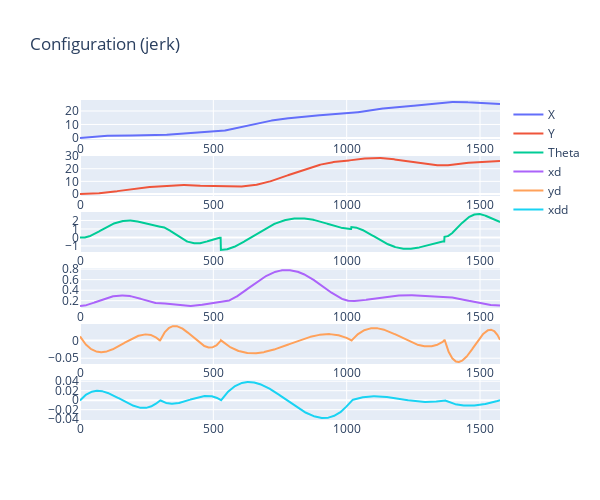
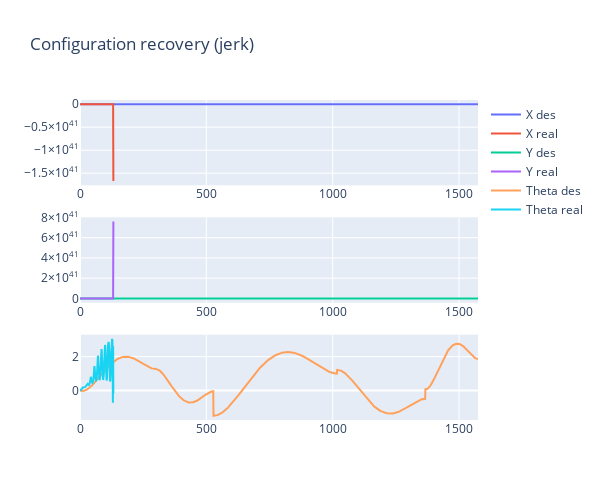
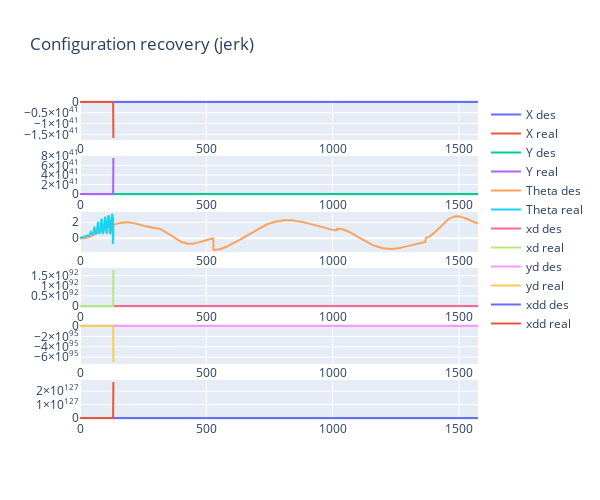
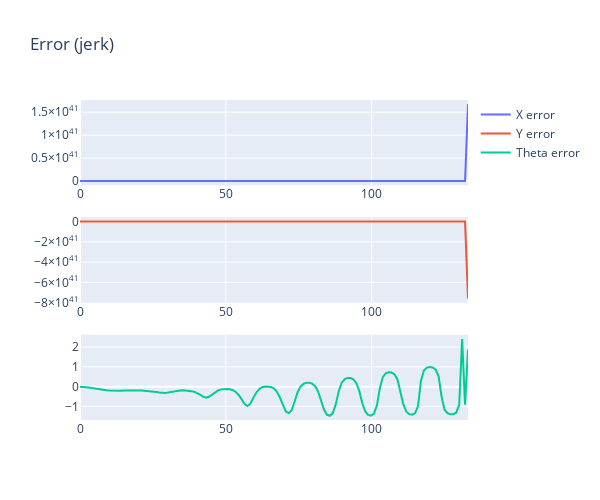

The cell these charts' notebook holds for them, in order:
### Code cell
evaluate.plot_stuff()

### Figure 1 — Plotly figure (JSON) as saved in the notebook; plotly's stock layout.template omitted (floating-point values rounded to 4 significant figures; data arrays with more than 128 entries replaced by an {"elided": "..."} marker saying what was removed)
{"data": [{"name": "X ", "type": "scatter", "x": {"elided": "1575 float values"}, "xaxis": "x", "y": {"elided": "1575 float values"}, "yaxis": "y"}, {"name": "Y ", "type": "scatter", "x": {"elided": "1575 float values"}, "xaxis": "x2", "y": {"elided": "1575 float values"}, "yaxis": "y2"}, {"name": "Theta ", "type": "scatter", "x": {"elided": "1575 float values"}, "xaxis": "x3", "y": {"elided": "1575 float values"}, "yaxis": "y3"}, {"name": "xd ", "type": "scatter", "x": {"elided": "1575 float values"}, "xaxis": "x4", "y": {"elided": "1575 float values"}, "yaxis": "y4"}, {"name": "yd ", "type": "scatter", "x": {"elided": "1575 float values"}, "xaxis": "x5", "y": {"elided": "1575 float values"}, "yaxis": "y5"}, {"name": "xdd ", "type": "scatter", "x": {"elided": "1575 float values"}, "xaxis": "x6", "y": {"elided": "1575 float values"}, "yaxis": "y6"}], "layout": {"height": 500, "title": {"text": "Configuration (jerk)"}, "width": 600, "xaxis": {"anchor": "y", "domain": [0, 1]}, "xaxis2": {"anchor": "y2", "domain": [0, 1]}, "xaxis3": {"anchor": "y3", "domain": [0, 1]}, "xaxis4": {"anchor": "y4", "domain": [0, 1]}, "xaxis5": {"anchor": "y5", "domain": [0, 1]}, "xaxis6": {"anchor": "y6", "domain": [0, 1]}, "yaxis": {"anchor": "x", "domain": [0.875, 1]}, "yaxis2": {"anchor": "x2", "domain": [0.7, 0.825]}, "yaxis3": {"anchor": "x3", "domain": [0.525, 0.65]}, "yaxis4": {"anchor": "x4", "domain": [0.35, 0.475]}, "yaxis5": {"anchor": "x5", "domain": [0.175, 0.3]}, "yaxis6": {"anchor": "x6", "domain": [0, 0.125]}}}

### Figure 2 — Plotly figure (JSON) as saved in the notebook; plotly's stock layout.template omitted (floating-point values rounded to 4 significant figures; data arrays with more than 128 entries replaced by an {"elided": "..."} marker saying what was removed)
{"data": [{"name": "X des", "type": "scatter", "x": {"elided": "1575 float values"}, "xaxis": "x", "y": {"elided": "1575 float values"}, "yaxis": "y"}, {"name": "X real", "type": "scatter", "x": {"elided": "1575 float values"}, "xaxis": "x", "y": {"elided": "133 float values"}, "yaxis": "y"}, {"name": "Y des", "type": "scatter", "x": {"elided": "1575 float values"}, "xaxis": "x2", "y": {"elided": "1575 float values"}, "yaxis": "y2"}, {"name": "Y real", "type": "scatter", "x": {"elided": "1575 float values"}, "xaxis": "x2", "y": {"elided": "133 float values"}, "yaxis": "y2"}, {"name": "Theta des", "type": "scatter", "x": {"elided": "1575 float values"}, "xaxis": "x3", "y": {"elided": "1575 float values"}, "yaxis": "y3"}, {"name": "Theta real", "type": "scatter", "x": {"elided": "1575 float values"}, "xaxis": "x3", "y": {"elided": "133 float values"}, "yaxis": "y3"}], "layout": {"height": 500, "title": {"text": "Configuration recovery (jerk)"}, "width": 600, "xaxis": {"anchor": "y", "domain": [0, 1]}, "xaxis2": {"anchor": "y2", "domain": [0, 1]}, "xaxis3": {"anchor": "y3", "domain": [0, 1]}, "yaxis": {"anchor": "x", "domain": [0.7333, 1]}, "yaxis2": {"anchor": "x2", "domain": [0.3667, 0.6333]}, "yaxis3": {"anchor": "x3", "domain": [0, 0.2667]}}}

### Figure 3 — Plotly figure (JSON) as saved in the notebook; plotly's stock layout.template omitted (floating-point values rounded to 4 significant figures; data arrays with more than 128 entries replaced by an {"elided": "..."} marker saying what was removed)
{"data": [{"name": "X des", "type": "scatter", "x": {"elided": "1575 float values"}, "xaxis": "x", "y": {"elided": "1575 float values"}, "yaxis": "y"}, {"name": "X real", "type": "scatter", "x": {"elided": "1575 float values"}, "xaxis": "x", "y": {"elided": "133 float values"}, "yaxis": "y"}, {"name": "Y des", "type": "scatter", "x": {"elided": "1575 float values"}, "xaxis": "x2", "y": {"elided": "1575 float values"}, "yaxis": "y2"}, {"name": "Y real", "type": "scatter", "x": {"elided": "1575 float values"}, "xaxis": "x2", "y": {"elided": "133 float values"}, "yaxis": "y2"}, {"name": "Theta des", "type": "scatter", "x": {"elided": "1575 float values"}, "xaxis": "x3", "y": {"elided": "1575 float values"}, "yaxis": "y3"}, {"name": "Theta real", "type": "scatter", "x": {"elided": "1575 float values"}, "xaxis": "x3", "y": {"elided": "133 float values"}, "yaxis": "y3"}, {"name": "xd des", "type": "scatter", "x": {"elided": "1575 float values"}, "xaxis": "x4", "y": {"elided": "1575 float values"}, "yaxis": "y4"}, {"name": "xd real", "type": "scatter", "x": {"elided": "1575 float values"}, "xaxis": "x4", "y": {"elided": "133 float values"}, "yaxis": "y4"}, {"name": "yd des", "type": "scatter", "x": {"elided": "1575 float values"}, "xaxis": "x5", "y": {"elided": "1575 float values"}, "yaxis": "y5"}, {"name": "yd real", "type": "scatter", "x": {"elided": "1575 float values"}, "xaxis": "x5", "y": {"elided": "133 float values"}, "yaxis": "y5"}, {"name": "xdd des", "type": "scatter", "x": {"elided": "1575 float values"}, "xaxis": "x6", "y": {"elided": "1575 float values"}, "yaxis": "y6"}, {"name": "xdd real", "type": "scatter", "x": {"elided": "1575 float values"}, "xaxis": "x6", "y": {"elided": "133 float values"}, "yaxis": "y6"}], "layout": {"height": 500, "title": {"text": "Configuration recovery (jerk)"}, "width": 600, "xaxis": {"anchor": "y", "domain": [0, 1]}, "xaxis2": {"anchor": "y2", "domain": [0, 1]}, "xaxis3": {"anchor": "y3", "domain": [0, 1]}, "xaxis4": {"anchor": "y4", "domain": [0, 1]}, "xaxis5": {"anchor": "y5", "domain": [0, 1]}, "xaxis6": {"anchor": "y6", "domain": [0, 1]}, "yaxis": {"anchor": "x", "domain": [0.875, 1]}, "yaxis2": {"anchor": "x2", "domain": [0.7, 0.825]}, "yaxis3": {"anchor": "x3", "domain": [0.525, 0.65]}, "yaxis4": {"anchor": "x4", "domain": [0.35, 0.475]}, "yaxis5": {"anchor": "x5", "domain": [0.175, 0.3]}, "yaxis6": {"anchor": "x6", "domain": [0, 0.125]}}}

### Figure 4 — Plotly figure (JSON) as saved in the notebook; plotly's stock layout.template omitted (floating-point values rounded to 4 significant figures; data arrays with more than 128 entries replaced by an {"elided": "..."} marker saying what was removed)
{"data": [{"name": "X error ", "type": "scatter", "x": {"elided": "133 float values"}, "xaxis": "x", "y": {"elided": "133 float values"}, "yaxis": "y"}, {"name": "Y error ", "type": "scatter", "x": {"elided": "133 float values"}, "xaxis": "x2", "y": {"elided": "133 float values"}, "yaxis": "y2"}, {"name": "Theta error ", "type": "scatter", "x": {"elided": "133 float values"}, "xaxis": "x3", "y": {"elided": "133 float values"}, "yaxis": "y3"}], "layout": {"height": 500, "title": {"text": "Error (jerk)"}, "width": 600, "xaxis": {"anchor": "y", "domain": [0, 1]}, "xaxis2": {"anchor": "y2", "domain": [0, 1]}, "xaxis3": {"anchor": "y3", "domain": [0, 1]}, "yaxis": {"anchor": "x", "domain": [0.7333, 1]}, "yaxis2": {"anchor": "x2", "domain": [0.3667, 0.6333]}, "yaxis3": {"anchor": "x3", "domain": [0, 0.2667]}}}
